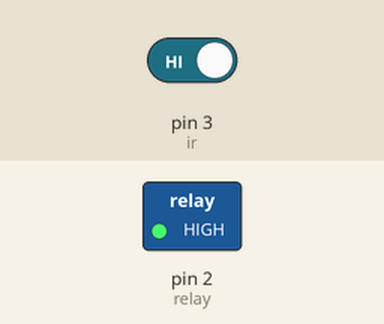
Recording of a sketch running on a simulated Arduino Uno, built with avr-gcc and run on an emulated ATmega328P. On the bench: switched loads named in the sketch (green lamp = pin HIGH). Inputs (shaded band) come from the test bench; at power-on: pin 3 (ir) HIGH.

Above: at 1.4 s.
1.5 s: pin 3 (ir) driven LOW
At 2.6 s:
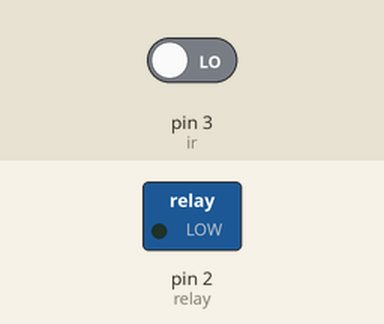
3.0 s: pin 3 (ir) driven HIGH
At 3.15 s:
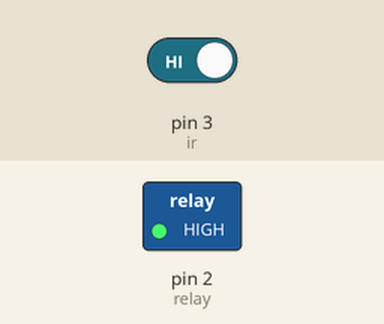
Timing chart, 0 to 6.0 s (numbered marks = the images above; inputs shaded):
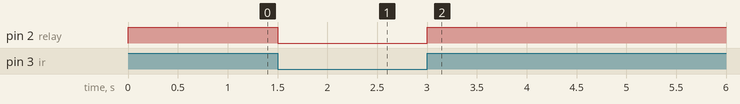

The sketch:

sketch_dec16b-automatic_hand_sanitizer.ino
```cpp
int relay = 2;
int ir = 3;
int ird;
void setup() {
  pinMode(relay, OUTPUT);
  pinMode(ir, INPUT);
  Serial.begin(9600);
}

void loop() {
  ird = digitalRead(ir);
  if (ird == LOW){
    digitalWrite(relay, LOW);
  }
  else{
    digitalWrite(relay, HIGH);
    delay(300);
    digitalWrite(relay, LOW);
  }
}
```

Measured:
- after the input at 1.5 s, pin 2 (relay): HIGH → LOW at once
- after the input at 3.0 s, pin 2 (relay): LOW → HIGH at once
